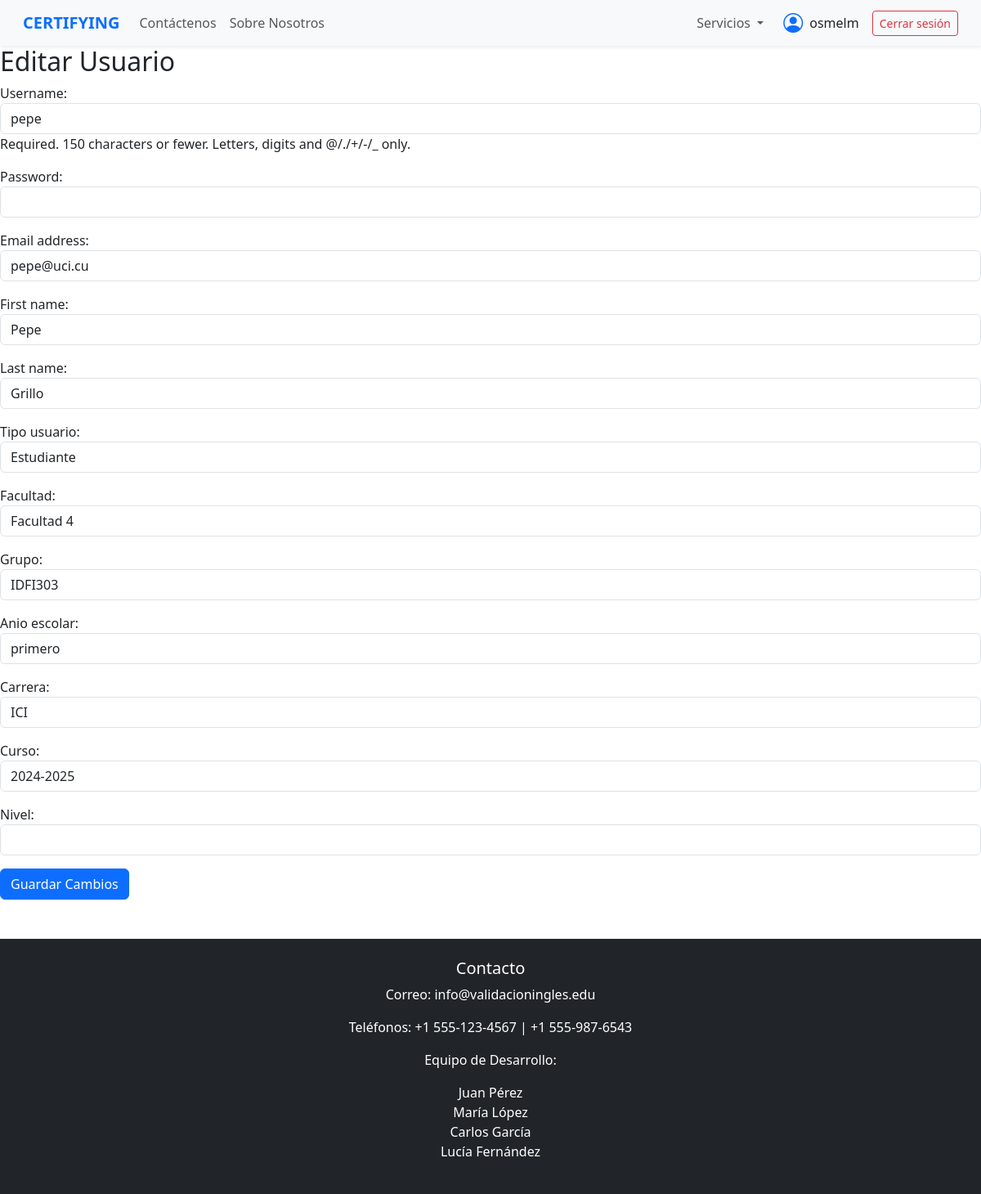
The app's page /usuarios/editar/2/ (signed in) with its own data.
### gestion/models.py (models this page shows, shortened)
class Usuario(AbstractUser):
    TIPO_USUARIO = [
        ('estudiante', 'Estudiante'),
        ('profesor', 'Profesor del Centro')
    ]
    anios =[
        ('1', 'primero'),
        ('2', 'segundo'),
        ('3', 'tercero'),
        ('4', 'cuarto'),
    ]
    tipo_usuario = models.CharField(max_length=20, choices=TIPO_USUARIO)
    facultad = models.CharField(max_length=20)
    grupo = models.CharField(max_length=20,null=True, blank=True)
    anio_escolar = models.CharField(max_length=30, choices=anios, null=True, blank=True)
    carrera = models.CharField(max_length=100,null=True, blank=True)
    curso = models.CharField(max_length=30, blank=True, null=True)
    nivel = models.CharField(max_length=10,null=True, blank=True)
    def es_profesor(self):
        return self.tipo_usuario == 'profesor'

### gestion/vistas/vista_usuario.py (the view)
# urls.py: path('usuarios/editar/<int:usuario_id>/', vista_usuario.editar_usuario, name='editar_usuario'),
def editar_usuario(request, usuario_id):
    if not request.user.is_authenticated:
        messages.warning(request, "Debes iniciar sesión para acceder a esta página.")
        return redirect('login')
    if not request.user.es_profesor():
        messages.warning(request, "No tienes permisos para acceder a esta sección.")
        return redirect('pagina_principal')
    usuario = get_object_or_404(Usuario, id=usuario_id)
    if request.method == 'POST':
        form = UsuarioForm(request.POST, instance=usuario)
        if form.is_valid():
            usuario = form.save(commit=False)
            usuario.save()
            return redirect('lista_usuarios')
    else:
        form = UsuarioForm(instance=usuario)
    return render(request, 'usuarios/editar_usuario.html', {'form': form})

### templates/usuarios/editar_usuario.html (shortened to what this page needs)
{% extends 'base.html' %}
{% load static %}
{% block content %}
<h2>Editar Usuario</h2>
<form method="post">
    {{ form.as_p }}
    <button type="submit" class="btn btn-primary">Guardar Cambios</button>
</form>
{% endblock %}

### templates/base.html (shortened to what this page needs)
{% load static %}
<!DOCTYPE html>
<html lang="es">
<head>
    <link rel="stylesheet" href="{% static 'css/bootstrap.min.css' %}">
    <link rel="stylesheet" href="{% static 'css/bootstrap-icons.css' %}">
    <link rel="stylesheet" href="{% static 'css/base.css' %}">
</head>
<body style="margin: 0; padding: 0;">
<nav class="navbar navbar-expand-lg navbar-light bg-light shadow-sm px-3">
  <div class="container-fluid">
    <a class="navbar-brand fw-bold text-primary" href="{% url 'pagina_principal' %}">CERTIFYING</a>
    <div class="collapse navbar-collapse" id="navbarMain">
      <ul class="navbar-nav me-auto mb-2 mb-lg-0">
        <li class="nav-item">
          <a class="nav-link" href="#">Contáctenos</a>
        </li>
        <li class="nav-item">
          <a class="nav-link" href="#">Sobre Nosotros</a>
        </li>
      </ul>
      <ul class="navbar-nav mb-2 mb-lg-0 d-flex align-items-lg-center">
        <li class="nav-item dropdown me-lg-3">
          <a class="nav-link dropdown-toggle" href="#" id="serviciosDropdown" role="button" data-bs-toggle="dropdown" aria-expanded="false">
            Servicios
          </a>
        </li>
        <li class="nav-item d-flex align-items-center me-lg-3">
          <i class="bi bi-person-circle fs-4 text-primary me-2"></i>
          <span class="text-nowrap">{{ request.user.username }}</span>
        </li>
        {% if request.user.is_authenticated %}
        <li class="nav-item">
            <form action="{% url 'logout' %}" method="post"     style="display: inline;">
                <button type="submit" class="btn btn-outline-danger btn-sm">Cerrar sesión</button>
            </form>
        </li>
        {% else %}
        <li class="nav-item">
            <a href="{% url 'login' %}" class="btn btn-outline-primary  btn-sm">Iniciar sesión</a>
        </li>
        {% endif %}
      </ul>
    </div>
  </div>
</nav>
    <main id="main" style="margin: 0; padding: 0; width: 100%">
        {% block content %}
        {% endblock %}
    </main>
    <footer class="text-center mt-5 bg-dark text-white py-4">
        <h5>Contacto</h5>
        <p>Correo: info@validacioningles.edu</p>
        <p>Teléfonos: +1 555-123-4567 | +1 555-987-6543</p>
        <p>Equipo de Desarrollo:</p>
        <ul class="list-unstyled">
            <li>Juan Pérez</li>
            <li>María López</li>
            <li>Carlos García</li>
            <li>Lucía Fernández</li>
        </ul>
    </footer>
</body>
</html>

### static/css/base.css (style rules this page uses)
* { margin: 0; padding: 0; box-sizing: border-box; }
#main { width:100%; }

### records on screen
Usuario: user.username "osmelm"
Usuario: username "pepe", email "pepe@uci.cu", first_name "Pepe", last_name "Grillo", tipo_usuario "Estudiante", facultad "Facultad 4", grupo "IDFI303", anio_escolar "primero", carrera "ICI", curso "2024-2025"
